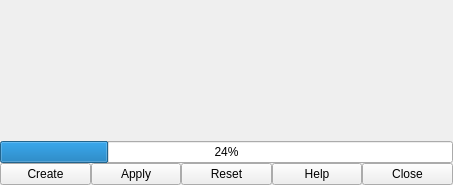
<?xml version="1.0" encoding="UTF-8"?>
<ui version="4.0">
 <class>Window</class>
 <widget class="QMainWindow" name="Window">
  <property name="geometry">
   <rect>
    <x>0</x>
    <y>0</y>
    <width>453</width>
    <height>185</height>
   </rect>
  </property>
  <property name="windowTitle">
   <string>MainWindow</string>
  </property>
  <property name="documentMode">
   <bool>false</bool>
  </property>
  <widget class="QWidget" name="centralwidget">
   <layout class="QVBoxLayout" name="verticalLayout_2">
    <property name="spacing">
     <number>0</number>
    </property>
    <property name="margin">
     <number>0</number>
    </property>
    <item>
     <layout class="QVBoxLayout" name="verticalLayout">
      <property name="spacing">
       <number>0</number>
      </property>
      <property name="margin">
       <number>0</number>
      </property>
      <item>
       <widget class="QWidget" name="options" native="true">
        <layout class="QVBoxLayout" name="optionsLayout">
         <property name="spacing">
          <number>3</number>
         </property>
         <property name="margin">
          <number>0</number>
         </property>
        </layout>
       </widget>
      </item>
      <item>
       <widget class="QProgressBar" name="progressBar">
        <property name="value">
         <number>24</number>
        </property>
       </widget>
      </item>
      <item>
       <layout class="QHBoxLayout" name="horizontalLayout">
        <property name="spacing">
         <number>0</number>
        </property>
        <property name="margin">
         <number>0</number>
        </property>
        <item>
         <widget class="QPushButton" name="createBtn">
          <property name="text">
           <string>Create</string>
          </property>
         </widget>
        </item>
        <item>
         <widget class="QPushButton" name="applyBtn">
          <property name="text">
           <string>Apply</string>
          </property>
         </widget>
        </item>
        <item>
         <widget class="QPushButton" name="resetBtn">
          <property name="text">
           <string>Reset</string>
          </property>
         </widget>
        </item>
        <item>
         <widget class="QPushButton" name="helpBtn">
          <property name="text">
           <string>Help</string>
          </property>
         </widget>
        </item>
        <item>
         <widget class="QPushButton" name="closeBtn">
          <property name="text">
           <string>Close</string>
          </property>
         </widget>
        </item>
       </layout>
      </item>
     </layout>
    </item>
   </layout>
  </widget>
  <widget class="QMenuBar" name="menubar">
   <property name="geometry">
    <rect>
     <x>0</x>
     <y>0</y>
     <width>453</width>
     <height>46</height>
    </rect>
   </property>
  </widget>
 </widget>
 <resources/>
 <connections>
  <connection>
   <sender>closeBtn</sender>
   <signal>clicked()</signal>
   <receiver>Window</receiver>
   <slot>close()</slot>
   <hints>
    <hint type="sourcelabel">
     <x>526</x>
     <y>399</y>
    </hint>
    <hint type="destinationlabel">
     <x>293</x>
     <y>259</y>
    </hint>
   </hints>
  </connection>
 </connections>
</ui>
